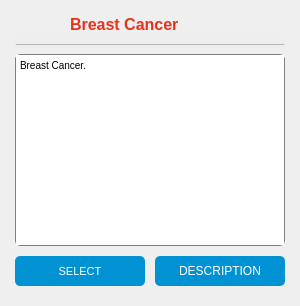
         <widget class="QWidget" name="breastCancerWidget" native="true">
          <property name="sizePolicy">
           <sizepolicy hsizetype="Maximum" vsizetype="Maximum">
            <horstretch>0</horstretch>
            <verstretch>0</verstretch>
           </sizepolicy>
          </property>
          <property name="minimumSize">
           <size>
            <width>300</width>
            <height>300</height>
           </size>
          </property>
          <property name="autoFillBackground">
           <bool>false</bool>
          </property>
          <property name="styleSheet">
           <string notr="true">QWidget#breastCancerWidget {
	background: rgb(255, 255, 255);
	border-radius: 15px;
	border: 1px solid grey;
}
</string>
          </property>
          <layout class="QGridLayout" name="gridLayout_3" rowstretch="0,0,0,0,0" columnstretch="0,0">
           <property name="leftMargin">
            <number>15</number>
           </property>
           <property name="topMargin">
            <number>15</number>
           </property>
           <property name="rightMargin">
            <number>15</number>
           </property>
           <property name="bottomMargin">
            <number>15</number>
           </property>
           <property name="spacing">
            <number>5</number>
           </property>
           <item row="1" column="0" colspan="2">
            <layout class="QHBoxLayout" name="horizontalLayout_6" stretch="2,4,1">
             <property name="spacing">
              <number>5</number>
             </property>
             <property name="topMargin">
              <number>0</number>
             </property>
             <property name="rightMargin">
              <number>10</number>
             </property>
             <item>
              <widget class="QLabel" name="label_5">
               <property name="sizePolicy">
                <sizepolicy hsizetype="Fixed" vsizetype="Fixed">
                 <horstretch>0</horstretch>
                 <verstretch>0</verstretch>
                </sizepolicy>
               </property>
               <property name="minimumSize">
                <size>
                 <width>0</width>
                 <height>0</height>
                </size>
               </property>
               <property name="maximumSize">
                <size>
                 <width>50</width>
                 <height>50</height>
                </size>
               </property>
               <property name="text">
                <string/>
               </property>
               <property name="pixmap">
                <pixmap>Images/breast-cancer.png</pixmap>
               </property>
               <property name="scaledContents">
                <bool>true</bool>
               </property>
               <property name="alignment">
                <set>Qt::AlignCenter</set>
               </property>
              </widget>
             </item>
             <item>
              <widget class="QLabel" name="titleLabel1">
               <property name="font">
                <font>
                 <pointsize>12</pointsize>
                 <weight>75</weight>
                 <bold>true</bold>
                </font>
               </property>
               <property name="styleSheet">
                <string notr="true">color: #e6331c;</string>
               </property>
               <property name="text">
                <string>Breast Cancer</string>
               </property>
               <property name="alignment">
                <set>Qt::AlignLeading|Qt::AlignLeft|Qt::AlignVCenter</set>
               </property>
              </widget>
             </item>
             <item>
              <widget class="QLabel" name="infoLabel1">
               <property name="sizePolicy">
                <sizepolicy hsizetype="Maximum" vsizetype="Maximum">
                 <horstretch>0</horstretch>
                 <verstretch>0</verstretch>
                </sizepolicy>
               </property>
               <property name="maximumSize">
                <size>
                 <width>25</width>
                 <height>25</height>
                </size>
               </property>
               <property name="cursor">
                <cursorShape>WhatsThisCursor</cursorShape>
               </property>
               <property name="toolTip">
                <string extracomment="Info"/>
               </property>
               <property name="styleSheet">
                <string notr="true"/>
               </property>
               <property name="text">
                <string/>
               </property>
               <property name="pixmap">
                <pixmap>Images/info.png</pixmap>
               </property>
               <property name="scaledContents">
                <bool>true</bool>
               </property>
               <property name="alignment">
                <set>Qt::AlignRight|Qt::AlignTop|Qt::AlignTrailing</set>
               </property>
              </widget>
             </item>
            </layout>
           </item>
           <item row="4" column="0" colspan="2">
            <layout class="QHBoxLayout" name="horizontalLayout_7">
             <property name="spacing">
              <number>10</number>
             </property>
             <property name="topMargin">
              <number>5</number>
             </property>
             <property name="bottomMargin">
              <number>5</number>
             </property>
             <item>
              <widget class="QPushButton" name="selectButton1">
               <property name="minimumSize">
                <size>
                 <width>0</width>
                 <height>30</height>
                </size>
               </property>
               <property name="font">
                <font>
                 <pointsize>8</pointsize>
                </font>
               </property>
               <property name="cursor">
                <cursorShape>PointingHandCursor</cursorShape>
               </property>
               <property name="autoFillBackground">
                <bool>false</bool>
               </property>
               <property name="styleSheet">
                <string notr="true">background-color: #0092d2;
color: white;
border-radius: 5px;</string>
               </property>
               <property name="text">
                <string>SELECT</string>
               </property>
              </widget>
             </item>
             <item>
              <widget class="QPushButton" name="descriptionButton1">
               <property name="minimumSize">
                <size>
                 <width>0</width>
                 <height>30</height>
                </size>
               </property>
               <property name="cursor">
                <cursorShape>PointingHandCursor</cursorShape>
               </property>
               <property name="styleSheet">
                <string notr="true">background-color: #0092d2;
color: white;
border-radius: 5px;</string>
               </property>
               <property name="text">
                <string>DESCRIPTION</string>
               </property>
              </widget>
             </item>
            </layout>
           </item>
           <item row="3" column="0" colspan="2">
            <widget class="QTextBrowser" name="textBrowser_2">
             <property name="sizePolicy">
              <sizepolicy hsizetype="Expanding" vsizetype="Expanding">
               <horstretch>2</horstretch>
               <verstretch>0</verstretch>
              </sizepolicy>
             </property>
             <property name="styleSheet">
              <string notr="true">border: 1px solid grey;
border-radius: 5px;</string>
             </property>
             <property name="frameShadow">
              <enum>QFrame::Sunken</enum>
             </property>
             <property name="verticalScrollBarPolicy">
              <enum>Qt::ScrollBarAsNeeded</enum>
             </property>
             <property name="horizontalScrollBarPolicy">
              <enum>Qt::ScrollBarAlwaysOff</enum>
             </property>
             <property name="autoFormatting">
              <set>QTextEdit::AutoBulletList</set>
             </property>
             <property name="markdown">
              <string>Breast Cancer.

</string>
             </property>
             <property name="html">
              <string>&lt;!DOCTYPE HTML PUBLIC &quot;-//W3C//DTD HTML 4.0//EN&quot; &quot;http://www.w3.org/TR/REC-html40/strict.dtd&quot;&gt;
&lt;html&gt;&lt;head&gt;&lt;meta name=&quot;qrichtext&quot; content=&quot;1&quot; /&gt;&lt;style type=&quot;text/css&quot;&gt;
p, li { white-space: pre-wrap; }
&lt;/style&gt;&lt;/head&gt;&lt;body style=&quot; font-family:'MS Shell Dlg 2'; font-size:7.8pt; font-weight:400; font-style:normal;&quot;&gt;
&lt;p style=&quot; margin-top:5px; margin-bottom:5px; margin-left:0px; margin-right:0px; -qt-block-indent:0; text-indent:0px;&quot;&gt;Breast Cancer.&lt;/p&gt;&lt;/body&gt;&lt;/html&gt;</string>
             </property>
            </widget>
           </item>
           <item row="2" column="0" colspan="2">
            <widget class="Line" name="line_4">
             <property name="sizePolicy">
              <sizepolicy hsizetype="Expanding" vsizetype="Minimum">
               <horstretch>0</horstretch>
               <verstretch>0</verstretch>
              </sizepolicy>
             </property>
             <property name="minimumSize">
              <size>
               <width>0</width>
               <height>10</height>
              </size>
             </property>
             <property name="font">
              <font>
               <weight>50</weight>
               <bold>false</bold>
              </font>
             </property>
             <property name="styleSheet">
              <string notr="true">background: rgba(0, 0, 0, 0.01);</string>
             </property>
             <property name="lineWidth">
              <number>1</number>
             </property>
             <property name="midLineWidth">
              <number>1</number>
             </property>
             <property name="orientation">
              <enum>Qt::Horizontal</enum>
             </property>
            </widget>
           </item>
          </layout>
         </widget>
